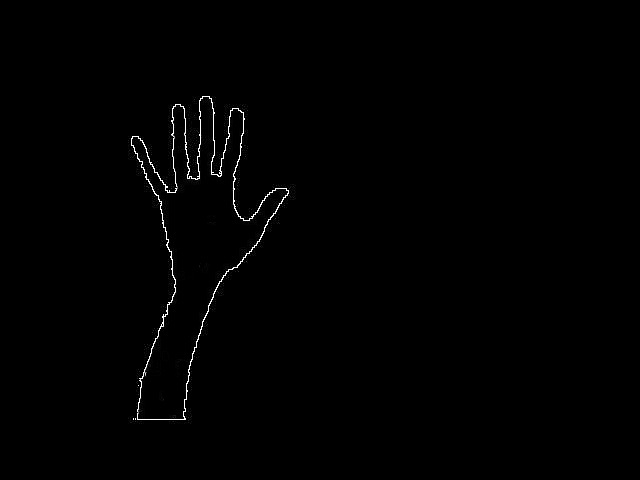
#> input picture startOutline.jpg, 640 x 480 px
$ python version4.py   (older library calls are emulated)
#> lines starting #> are read from the running program, lines starting #| are printed output that depends on the picture; after the words box and inside, x2 and y2 are one past the last pixel; in counts of white or black regions, pixels touching at a corner belong together
import socket
from copy import deepcopy
import cv2
import numpy as np
import math
import matplotlib.pyplot as plt
from scipy import ndimage

lower_HSV_values = np.array([0, 40, 0], dtype = "uint8")
upper_HSV_values = np.array([25, 255, 255], dtype = "uint8")

lower_YCbCr_values = np.array((0, 138, 67), dtype = "uint8")
upper_YCbCr_values = np.array((255, 173, 133), dtype = "uint8")

lower_Lab_values = np.array([35, 135, 120], dtype="uint8")
upper_Lab_values = np.array([200, 180, 155], dtype="uint8")

lower_HSV_valueso = np.array([0, 40, 0], dtype = "uint8")
upper_HSV_valueso= np.array([25, 255, 255], dtype = "uint8")

lower_YCbCr_valueso = np.array((0, 138, 67), dtype = "uint8")
upper_YCbCr_valueso = np.array((255, 173, 133), dtype = "uint8")

lower_Lab_valueso = np.array([35, 135, 120], dtype="uint8")
upper_Lab_valueso = np.array([200, 180, 155], dtype="uint8")

colorUpdateFlag=True
lower_color_extension = 0.5
upper_color_extension = 1.5

threshold = 60
previousAngle=0

MAX_SIM_THRESHOLD=4000

client=None
port= 1729
ip="0.0.0.0"

weights=[5 , 5, 2, 3, 1, 1, 1]

handOrigin=[195,250]
outline=cv2.imread("startOutline.jpg")
#> outline is the input picture: shape (480, 640, 3); min 0, max 255, mean 1.5
start=cv2.imread("start.png",cv2.IMREAD_GRAYSCALE)
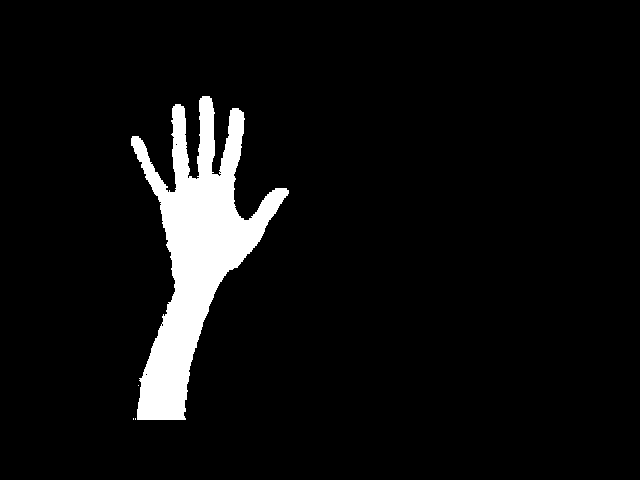
#> input picture start.png, 640 x 480 px
#> start: shape (480, 640); 6.1% white; 4 white regions (3 under 20 px), largest, box (x1, y1, x2, y2) and area: (131, 96, 289, 420) 18801
start_box=[131, 96, 158, 324]
outlineNum=18806*0.9
startHand=[handOrigin,0.487654,1458,None]

camera = cv2.VideoCapture(0)

kernel = cv2.getStructuringElement(cv2.MORPH_RECT, (7, 7))

face_cascade = cv2.CascadeClassifier('haar_cascade_frontaface.xml')

bg3 = np.zeros((480,640,3), np.uint8)
bg1 = np.zeros((480,640), np.uint8)

robo=bg3.copy()
p=(int(robo.shape[1]/2))
origin=(int(robo.shape[1]/2), int(robo.shape[0]))
cv2.line(robo, origin, (p,200), (0, 0, 255), 2)
cv2.imshow("robo",robo)
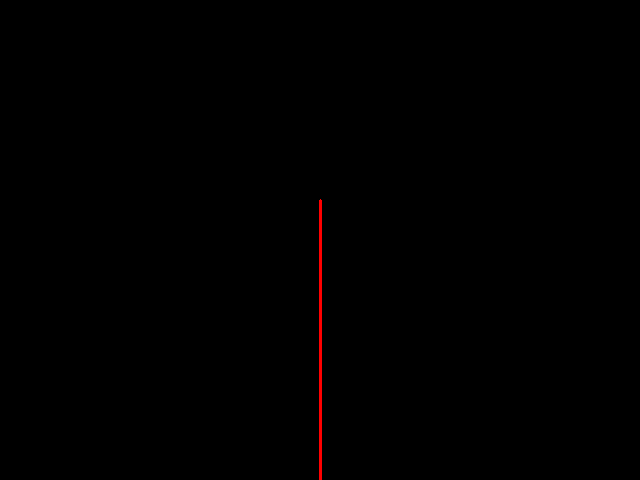
#> window 'robo': shape (480, 640, 3); mean B, G, R 0, 0, 0.7


titles=["x","y","aspect ratio","size","r","g","b"]
info=[[],[],[],[],[],[],[]]
info2=[]
handTitles={"loc":0,"aspect_ratio":1,"size":2,"mean_color":3}
hand=deepcopy(startHand)
last_box=start_box.copy()

handOnScene=0

(grabbed, frame) = camera.read()
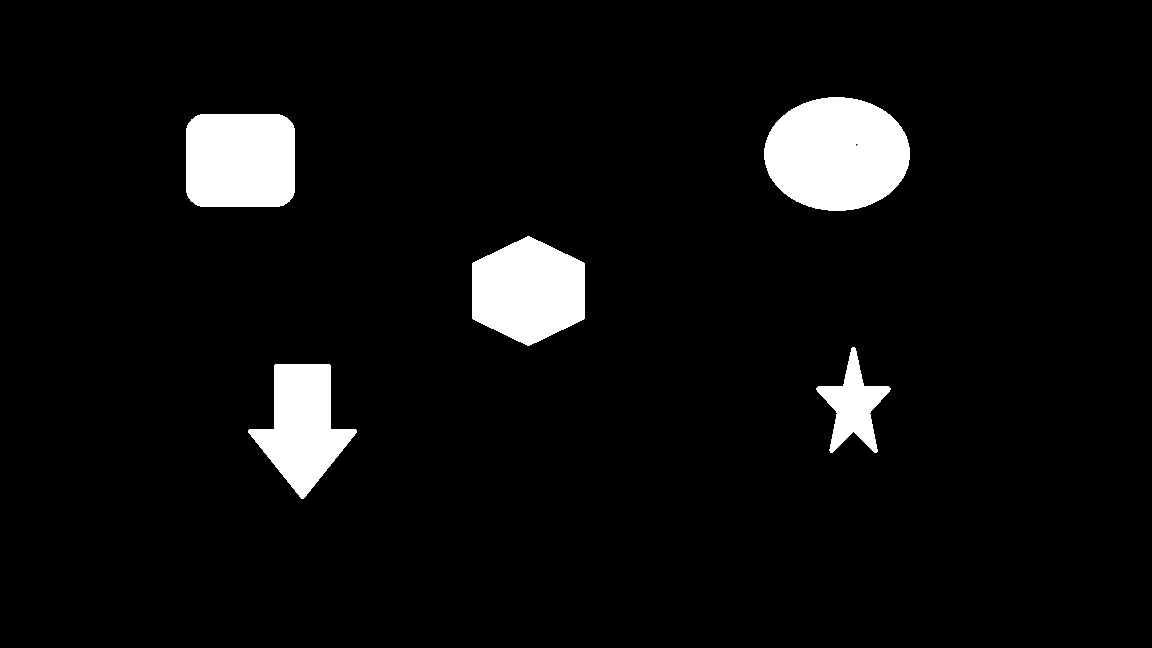
#> input picture blob.png, 1152 x 648 px, given in place of the camera
#> frame is the input picture: shape (648, 1152, 3); mean B, G, R 14.8, 14.8, 14.8
cv2.rectangle(frame, (last_box[0], last_box[1]), (last_box[0]+last_box[2],last_box[1]+last_box[3]), (50, 50, 50), cv2.FILLED)
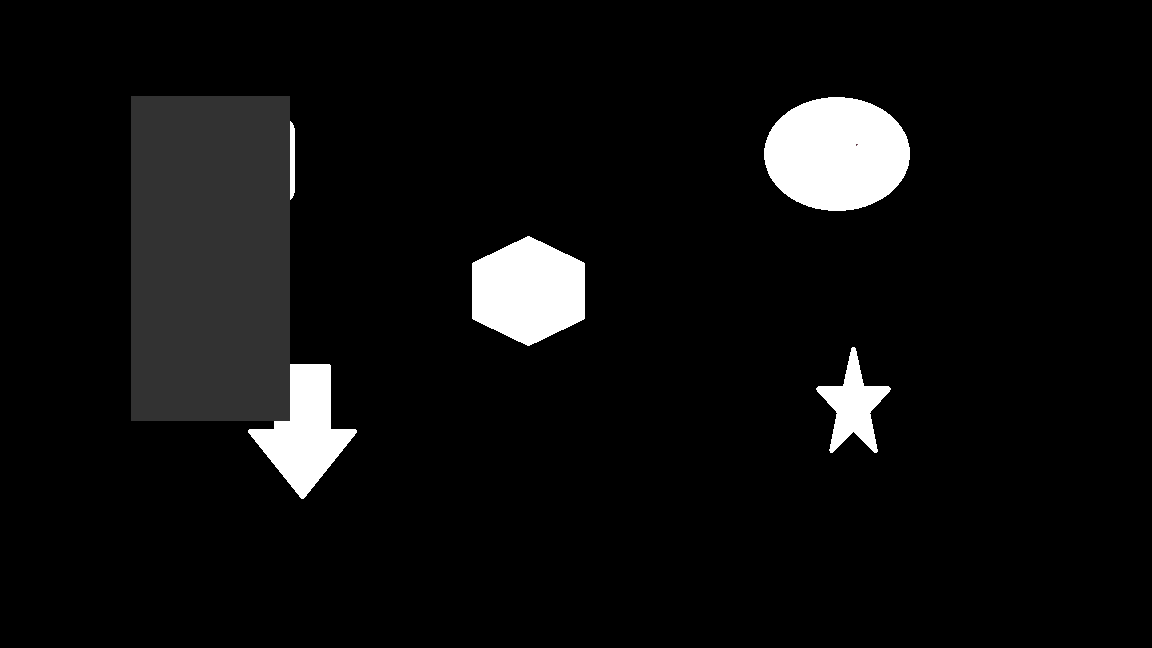
#> frame: shape (648, 1152, 3); 6.92% of pixels changed, all inside (x1, y1, x2, y2) = (131, 96, 290, 421)
fgbg = cv2.createBackgroundSubtractorMOG2(detectShadows=False)
fgbg.apply(frame)
skinbg = cv2.createBackgroundSubtractorMOG2(varThreshold=6,detectShadows=False)
stopped=0.7

out = cv2.VideoWriter('lastOutput.avi', cv2.VideoWriter_fourcc('M','J','P','G'), 20.0, (640,480))
frameCount=0

clear_background_ITERATIONS=2
clear_background_MEDIAN_BLUR=7

color_segmentation_ITERATIONS=4
color_segmentation_IMG_GAUSSIAN_BLUR=7
color_segmentation_MEDIAN_BLUR=7
color_segmentation_SKIN_MASK_GAUSSIAN_BLUR=5


# [8 lines left out: functions flat, addInfo, not called in this run]
def roboRot(d):
#> called with d = 90
    robo=bg3.copy()
    x=origin[0]+200*math.cos(math.radians(d))
    y=origin[1]-200*math.sin(math.radians(d))
    cv2.line(robo, origin, (int(x), int(y)), (0, 0, 255), 2)
    cv2.imshow("robo", robo)
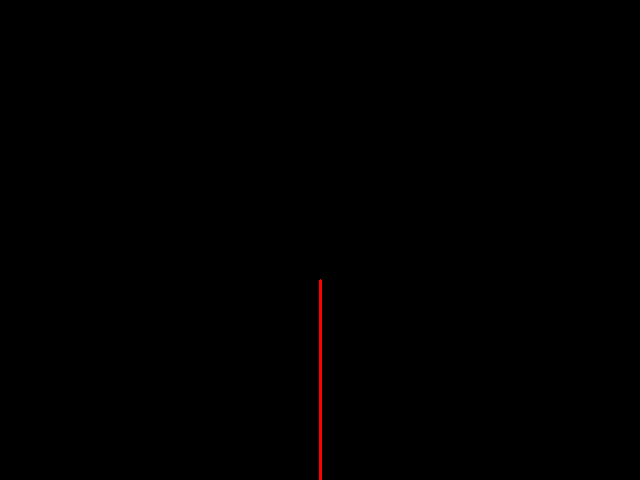
#> window 'robo': shape (480, 640, 3); mean B, G, R 0, 0, 0.5
def fillMask(mask):
    sdf, contour, hier = cv2.findContours(mask, cv2.RETR_CCOMP, cv2.CHAIN_APPROX_SIMPLE)
    cv2.drawContours(mask, contour, 0, 255, -1)
def Mask(img,msk):
    return cv2.bitwise_and(img,img,mask=msk)
def meanColor(frame):
    return frame.sum(axis=(0, 1)) / np.count_nonzero(frame, axis=(0, 1))
# [27 lines left out: functions MovementMask, cords, not called in this run]
def simi(p1,hantVec):
    return np.sum(np.multiply(((np.abs(p1-hantVec)/hantVec)*100),weights))
def dist(p1,p2):
    return math.sqrt(math.pow(p1[0]-p2[0],2)+math.pow(p1[1]-p2[1],2))
# [90 lines left out: functions findHand, colorRangeindexes, clear_background, getHandMask, updateColors, not called in this run]

def color_segmentation(img,mask=None,gray=None):
    global colorUpdateFlag
    blured = cv2.GaussianBlur(img, (color_segmentation_IMG_GAUSSIAN_BLUR, color_segmentation_IMG_GAUSSIAN_BLUR), 0)
    YCbCr_image = cv2.cvtColor(blured, cv2.COLOR_BGR2YCrCb)
#> YCbCr_image: shape (648, 1152, 3); mean of channels 0, 1, 2 14.7, 128, 128
    HSV_image = cv2.cvtColor(blured, cv2.COLOR_BGR2HSV)
#> HSV_image: shape (648, 1152, 3); mean H, S, V 0, 0, 14.7
    Lab_image = cv2.cvtColor(blured, cv2.COLOR_BGR2Lab)
#> Lab_image: shape (648, 1152, 3); mean of channels 0, 1, 2 15, 128, 128
    if mask is not None and colorUpdateFlag:
        updateColors(YCbCr_image,HSV_image,Lab_image,mask,gray)
        colorUpdateFlag=False

    mask_YCbCr = cv2.inRange(YCbCr_image, lower_YCbCr_values, upper_YCbCr_values)
#> mask_YCbCr: shape (648, 1152); every value is 0
    mask_HSV = cv2.inRange(HSV_image, lower_HSV_values, upper_HSV_values)
    mask_Lab = cv2.inRange(Lab_image, lower_Lab_values, upper_Lab_values)
    skinMask=cv2.add(mask_HSV, mask_YCbCr, mask_Lab)

    skinMask = cv2.medianBlur(skinMask, color_segmentation_MEDIAN_BLUR)
    skinMask = cv2.erode(skinMask, kernel)
    skinMask = cv2.dilate(skinMask, kernel,iterations=color_segmentation_ITERATIONS)
    skinMask = cv2.erode(skinMask, kernel,iterations=color_segmentation_ITERATIONS)
    skinMask=cv2.GaussianBlur(skinMask, (color_segmentation_SKIN_MASK_GAUSSIAN_BLUR, color_segmentation_SKIN_MASK_GAUSSIAN_BLUR), 0)
    fillMask(skinMask)
#> in fillMask, `sdf, contour, hier = cv2.findContours(mask, cv2.RETR_CCOMP, cv2.CHAIN_..`: contour = []
    return skinMask
def cropImage(image,Brec):
    return image[Brec[1]:Brec[1] + Brec[3],Brec[0] :Brec[0] + Brec[2]]
# [36 lines left out: functions extractAngle, sendAngle, not called in this run]
def setupServer():
    global client
    server_socket = socket.socket(socket.AF_INET, socket.SOCK_STREAM)
    server_socket.bind((ip,port))
    print("server started")
    server_socket.listen(1)
    print("waiting...")
    client, address = server_socket.accept()
    print("connected!")
# [9 lines left out: function restart, not called in this run]
roboRot(90)


handMask=start.copy()
skinbg.apply(Mask(frame,color_segmentation(frame)))
#> in Mask, `return cv2.bitwise_and(img,img,mask=msk)`: returned value: shape (648, 1152, 3); every value is 0
#> (the run stopped early here; a loop or call above may not have finished)
